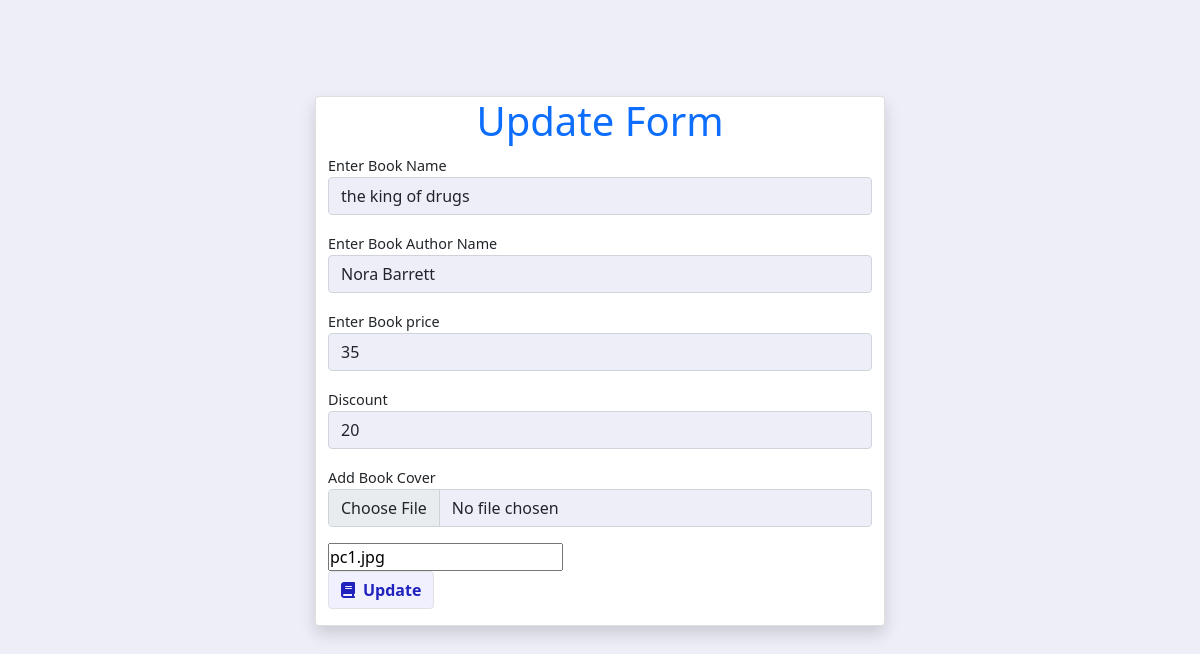
Screenshot of /admin/edit_product.php?id=1 (signed in) with the database file from the repository.
### tables this page shows
CREATE TABLE `tbl_add_book` (
  `book_Id` int(11) NOT NULL,
  `book_cover` varchar(400) NOT NULL,
  `book_name` varchar(50) NOT NULL,
  `book_author` varchar(50) NOT NULL,
  `book_price` int(11) NOT NULL,
  `book_price_discount` varchar(50) NOT NULL,
  `book_discount_percent` varchar(50) NOT NULL,
  `book_catagory` varchar(50) NOT NULL,
  `book_type` varchar(50) NOT NULL
);

### admin/edit_product.php (the view, shortened to what this page needs)
<?php
include '../conn.php';
$id = $_GET['id'];
$sql = "SELECT * FROM `tbl_add_book` WHERE `book_Id` = '$id'";
$query = mysqli_query($con, $sql);
$row = mysqli_fetch_array($query);
?>
<!doctype html>
<html lang="en">
<head>
  <link rel="stylesheet" href="../assets/bootstrap/css/bootstrap.min.css">
  <link rel="stylesheet" href="../assets/fontawesome/css/all.min.css">
  <link rel="stylesheet" href="../assets/fontawesome/css/fontawesome.min.css">
  <link rel="stylesheet" href="admin.css">
  <link rel="stylesheet" href="https://site-assets.fontawesome.com/releases/v6.1.2/css/all.css">
</head>
    <body>
        <div class="container mt-5">
            <div class="row justify-content-center  pt-5">
                <div class="col-6 card shadow">
                    <form method="POST" enctype="multipart/form-data" >
                        <div>
                            <h1 class="text-center text-primary">Update Form</h1>
                        </div>
                    <div class="mb-3">
                        <label class="form-label mb-0 " style="font-size:.9rem;font-weight:500;">Enter Book Name</label>
                        <input style="background-color: #EEEEF8;" type="text" class="form-control" value="<?php echo $row[2]?>" placeholder="Enter Book Name" name="book_name">
                    </div>
                    <div class="mb-3">
                        <label class="form-label mb-0 " style="font-size:.9rem;font-weight:500;">Enter Book Author Name</label>
                        <input style="background-color: #EEEEF8;" type="text" class="form-control"  value="<?php echo $row[3]?>" placeholder="Enter Book Author Name" name="book_author">
                    </div>
                    <div class="mb-3">
                        <label class="form-label mb-0 " style="font-size:.9rem;font-weight:500;">Enter Book price</label>
                        <input value="<?php echo $row[4]?>" style="background-color: #EEEEF8;" type="text" class="form-control" placeholder="Enter Book price" name="book_price">
                    </div>
                    <div class="mb-3">
                        <label class="form-label mb-0 " style="font-size:.9rem;font-weight:500;">Discount</label>
                        <input value="<?php echo $row[6]?>" style="background-color: #EEEEF8;" type="text" class="form-control" placeholder="Enter Book price discount in percentage" name="percentage">
                    </div>
                    <div class="mb-3">
                        <label class="form-label mb-0 " style="font-size:.9rem;font-weight:500;">Add Book Cover</label>
                        <input style="background-color: #EEEEF8;" class="form-control" type="file"  name="book_cover">
                    </div>
                    <input type="text" name="old_img" value="<?php echo $row[1]?>">
                    <div class="mb-3 ">
                        <button class="btn btn border  btn-md " name="update" style="background:#F1F0FE;color:#1f22bd;font-weight:600;" type="submit"><i class="fas fa-book me-2"></i>Update</button>
                    </div>
                    </form>
                </div>
            </div>
        </div>
    </body>
</html>

### admin/admin.css (style rules this page uses)
* { margin: 0; padding: 0; box-sizing: border-box; }
body { background: #eeeef8 !important; }

### rows the page displays
tbl_add_book: book_name "the king of drugs", book_author "Nora Barrett", book_price "35", percentage "20", old_img "pc1.jpg"
